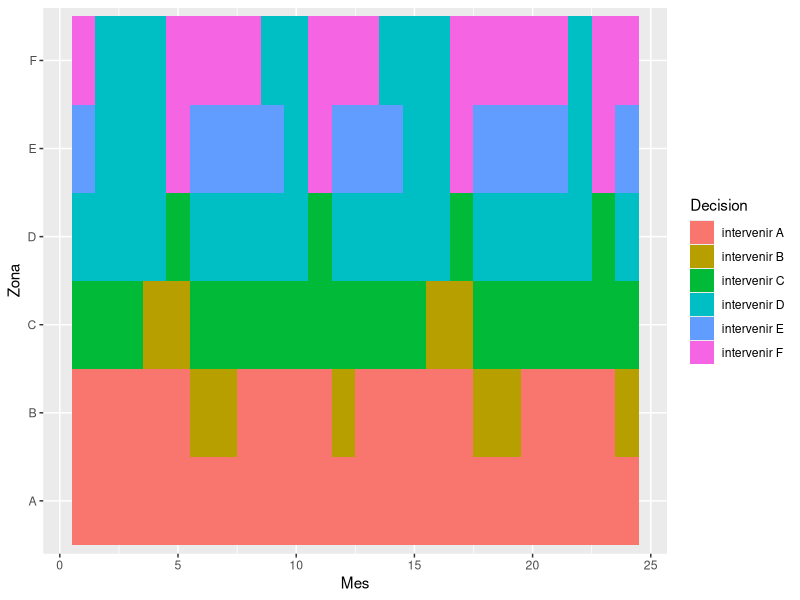

Write R code to recreate this figure.
library(reshape2)
library(ggplot2)
#Epocas
E_max<-24
#Variables
#{A_n,n>=0} estado de la zona A en n-esimo mes
#{B_n,n>=0} estado de la zona B en n-esimo mes
#{C_n,n>=0} estado de la zona C en n-esimo mes
#{D_n,n>=0} estado de la zona D en n-esimo mes
#{E_n,n>=0} estado de la zona E en n-esimo mes
#{F_n,n>=0} estado de la zona F en n-esimo mes
#Estados (zona más insegura)
S<-c("A","B","C","D","E","F")
#Decisiones
decisiones<-c("intervenir A","intervenir B","intervenir C","intervenir D","intervenir E","intervenir F")
#retornos
b<-matrix(c(1.5,3.5,3,4,4.5,3),nrow=1,ncol=length(S))
colnames(b)<-S
#retornos sin factor de riesgo
temp_C<-c((b[1,"A"])**1    ,(b[1,"A"]*0.8)**1,0                ,0                ,0                ,0                ,
          (b[1,"B"]*0.8)**1,(b[1,"B"])**1    ,(b[1,"B"]*0.8)**1,(b[1,"B"]*0.8)**1,0                ,0                ,
          0                ,(b[1,"C"]*0.8)**1,(b[1,"C"])**1    ,(b[1,"C"]*0.8)**1,0                ,0                ,
          0                ,(b[1,"D"]*0.8)**1,(b[1,"D"]*0.8)**1,(b[1,"D"])**1    ,(b[1,"D"]*0.8)**1,(b[1,"D"]*0.8)**1,
          0                ,0                ,0                ,(b[1,"E"]*0.8)**1,(b[1,"E"])**1    ,(b[1,"E"]*0.8)**1,
          0                ,0                ,0                ,(b[1,"F"]*0.8)**1,(b[1,"F"]*0.8)**1,(b[1,"F"])**1    )
C_sinRiesgo<-matrix(temp_C,ncol = length(decisiones),nrow = length(S),byrow = T)
dimnames(C_sinRiesgo)<-list(S,decisiones)

#retornos con factor de riesgo
temp_C<-c((b[1,"A"])**2    ,(b[1,"A"]*0.8)**2,0                ,0                ,0                ,0                ,
          (b[1,"B"]*0.8)**2,(b[1,"B"])**2    ,(b[1,"B"]*0.8)**2,(b[1,"B"]*0.8)**2,0                ,0                ,
          0                ,(b[1,"C"]*0.8)**2,(b[1,"C"])**2    ,(b[1,"C"]*0.8)**2,0                ,0                ,
          0                ,(b[1,"D"]*0.8)**2,(b[1,"D"]*0.8)**2,(b[1,"D"])**2    ,(b[1,"D"]*0.8)**2,(b[1,"D"]*0.8)**2,
          0                ,0                ,0                ,(b[1,"E"]*0.8)**2,(b[1,"E"])**2    ,(b[1,"E"]*0.8)**2,
          0                ,0                ,0                ,(b[1,"F"]*0.8)**2,(b[1,"F"]*0.8)**2,(b[1,"F"])**2    )
C_conRiesgo<-matrix(temp_C,ncol = length(decisiones),nrow = length(S),byrow = T)
dimnames(C_conRiesgo)<-list(S,decisiones)
#Probabilidades de transición por decision
#Intervenir A
temp_d<-c(0.14           ,1-0.14    ,0         ,0         ,0         ,0         ,
          0.02           ,(1-0.02)/3,(1-0.02)/3,(1-0.02)/3,0         ,0         ,
          0              ,1/3       ,1/3       ,1/3       ,0         ,0         ,
          0              ,1/5       ,1/5       ,1/5       ,1/5       ,1/5       ,
          0              ,0         ,0         ,1/3       ,1/3       ,1/3       ,
          0              ,0         ,0         ,1/3       ,1/3       ,1/3       )
P_iA<-matrix(temp_d,nrow = length(S),ncol = length(S),byrow = T)
#Intervenir B
temp_d<-c((1-0.04)/3     ,0.04      ,0         ,0         ,0         ,0         ,
          (1-0.10)/3     ,0.10      ,(1-0.10)/3,(1-0.10)/3,0         ,0         ,
          0              ,0.04      ,(1-0.04)/2,(1-0.04)/2,0         ,0         ,
          0              ,0.04      ,(1-0.04)/5,(1-0.04)/5,(1-0.04)/5,(1-0.04)/5,
          0              ,0         ,0         ,1/3       ,1/3       ,1/3       ,
          0              ,0         ,0         ,1/3       ,1/3       ,1/3       )
P_iB<-matrix(temp_d,nrow = length(S),ncol = length(S),byrow = T)
#Intervenir C
temp_d<-c(1/2            ,1/2       ,0         ,0         ,0         ,0         ,
          (1-0.06)/3     ,(1-0.06)/3,0.06      ,(1-0.06)/3,0         ,0         ,
          0              ,(1-0.18)/2,0.18      ,(1-0.18)/2,0         ,0         ,
          0              ,(1-0.06)/4,0.06      ,(1-0.06)/4,(1-0.06)/4,(1-0.06)/4,
          0              ,0         ,0         ,1/3       ,1/3       ,1/3       ,
          0              ,0         ,0         ,1/3       ,1/3       ,1/3       )
P_iC<-matrix(temp_d,nrow = length(S),ncol = length(S),byrow = T)
#Intervenir D
temp_d<-c(1/2            ,1/2       ,0         ,0         ,0         ,0         ,
          (1-0.03)/3     ,(1-0.03)/3,(1-0.03)/3,0.03      ,0         ,0         ,
          0              ,(1-0.03)/2,(1-0.03)/2,0.03      ,0         ,0         ,
          0              ,(1-0.12)/4,(1-0.12)/4,0.12      ,(1-0.12)/4,(1-0.12)/4,
          0              ,0         ,0         ,0.03      ,(1-0.03)/2,(1-0.03)/2,
          0              ,0         ,0         ,0.03      ,(1-0.03)/2,(1-0.03)/2)
P_iD<-matrix(temp_d,nrow = length(S),ncol = length(S),byrow = T)
#Intervenir E
temp_d<-c(1/2            ,1/2       ,0         ,0         ,0         ,0         ,
          1/4            ,1/4       ,1/4       ,1/4       ,0         ,0         ,
          0              ,1/3       ,1/3       ,1/3       ,0         ,0         ,
          0              ,(1-0.02)/4,(1-0.02)/4,(1-0.02)/4,0.02      ,(1-0.02)/4,
          0              ,0         ,0         ,(1-0.19)/2,0.19      ,(1-0.19)/2,
          0              ,0         ,0         ,(1-0.02)/2,0.02      ,(1-0.02)/2)
P_iE<-matrix(temp_d,nrow = length(S),ncol = length(S),byrow = T)
#Intervenir F
temp_d<-c(1/2            ,1/2       ,0         ,0         ,0         ,0         ,
          1/4            ,1/4       ,1/4       ,1/4       ,0         ,0         ,
          0              ,1/3       ,1/3       ,1/3       ,0         ,0         ,
          0              ,(1-0.07)/4,(1-0.07)/4,(1-0.07)/4,(1-0.07)/4,0.07      ,
          0              ,0         ,0         ,(1-0.07)/2,(1-0.07)/2,0.07      ,
          0              ,0         ,0         ,(1-0.22)/2,(1-0.22)/2,0.22      )
P_iF<-matrix(temp_d,nrow = length(S),ncol = length(S),byrow = T)
#---------Reolver problema------------------------
#Crear estructuras para solución
f_i=matrix(0,nrow = length(S),ncol=E_max)
dimnames(f_i)<-list(S,1:E_max)

politicas_opt<-matrix(0,nrow = length(S),ncol = E_max)
row.names(politicas_opt)<-S
#Recursión hacia atras
#Epoca Final
#Estructura de recursión
f<-matrix(0,nrow = length(S),ncol=length(decisiones))
dimnames(f)<-list(S,decisiones)
#Crear ecuación de bellman
f<-C_conRiesgo
#Resolver ecuación
f_i[,E_max]<-apply(f,1,max)
politicas_opt[,E_max]<-decisiones[apply(f, 1, which.max)]
#Epocas anteriores
for (t in seq(E_max-1,1,by=-1))
{
  #Estructuras
  f<-matrix(0,nrow = length(S),ncol=length(decisiones))
  dimnames(f)<-list(S,decisiones)
  costo<-C_sinRiesgo
  if (t%%12==0||t%%12==6||t%%12==7) 
  {
   costo<-C_conRiesgo 
  }
  #Crear función de recursión
  f[,decisiones[1]]<-(costo[,"intervenir A"])+(P_iA%*%f_i[,t+1])
  f[,decisiones[2]]<-(costo[,"intervenir B"])+(P_iB%*%f_i[,t+1])
  f[,decisiones[3]]<-(costo[,"intervenir C"])+(P_iC%*%f_i[,t+1])
  f[,decisiones[4]]<-(costo[,"intervenir D"])+(P_iD%*%f_i[,t+1])
  f[,decisiones[5]]<-(costo[,"intervenir E"])+(P_iE%*%f_i[,t+1])
  f[,decisiones[6]]<-(costo[,"intervenir F"])+(P_iF%*%f_i[,t+1])
  #Resolver Ecuación
  f_i[,t]<-apply(f,1,max)
  politicas_opt[,t]<-decisiones[apply(f, 1, which.max)]
}
#---------Graficar-------------------------------------------
decisionesOptimasLista <- melt(politicas_opt[1:length(S),])
decisionesOptimasLista$value <- as.factor(decisionesOptimasLista$value)
colnames(decisionesOptimasLista) <- c("Zona", "Mes", "Decision")
ggplot(data = decisionesOptimasLista, aes(x = Mes, y = Zona, fill = Decision)) +   geom_tile()